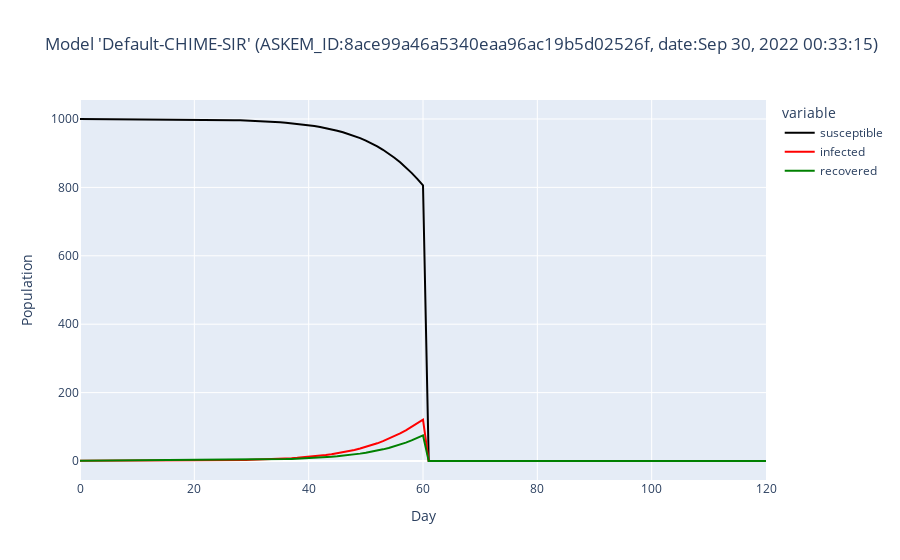

This figure's notebook cell:
### Markdown cell above
## Step 1: Import model source code from file, run it, and visualize results

### Code cell
askemObj = loadModelSourceFromXDD(modelSourceXDDId)
loadedModelModule = storeModelSourceAndLoad(askemObj["RAW_DATA"]["text"], askemObj)
visualizeChimeTypeModelOutputs(loadedModelModule)

### Figure 1 — Plotly figure (JSON) as saved in the notebook; plotly's stock layout.template omitted (floating-point values rounded to 4 significant figures)
{"data": [{"hovertemplate": "variable=susceptible<br>day=%{x}<br>value=%{y}<extra></extra>", "legendgroup": "susceptible", "line": {"color": "black", "dash": "solid"}, "marker": {"symbol": "circle"}, "mode": "lines", "name": "susceptible", "orientation": "v", "showlegend": true, "type": "scatter", "x": [0, 1, 2, 3, 4, 5, 6, 7, 8, 9, 10, 11, 12, 13, 14, 15, 16, 17, 18, 19, 20, 21, 22, 23, 24, 25, 26, 27, 28, 29, 30, 31, 32, 33, 34, 35, 36, 37, 38, 39, 40, 41, 42, 43, 44, 45, 46, 47, 48, 49, 50, 51, 52, 53, 54, 55, 56, 57, 58, 59, 60, 61, 62, 63, 64, 65, 66, 67, 68, 69, 70, 71, 72, 73, 74, 75, 76, 77, 78, 79, 80, 81, 82, 83, 84, 85, 86, 87, 88, 89, 90, 91, 92, 93, 94, 95, 96, 97, 98, 99, 100, 101, 102, 103, 104, 105, 106, 107, 108, 109, 110, 111, 112, 113, 114, 115, 116, 117, 118, 119, 120], "xaxis": "x", "y": [1000, 999.9, 999.9, 999.8, 999.7, 999.7, 999.6, 999.5, 999.5, 999.4, 999.3, 999.3, 999.2, 999.1, 999.1, 999.0, 998.9, 998.9, 998.8, 998.8, 998.7, 998.5, 998.3, 998.0, 997.7, 997.4, 997.0, 996.6, 996.1, 995.6, 995.0, 994.3, 993.5, 992.6, 991.6, 990.4, 989.1, 987.6, 985.9, 984.0, 981.8, 979.3, 976.5, 973.4, 969.8, 965.8, 961.3, 956.2, 950.5, 944.1, 936.9, 928.9, 919.9, 910.0, 899.0, 886.8, 873.4, 858.6, 842.5, 825.0, 806.1, 0, 0, 0, 0, 0, 0, 0, 0, 0, 0, 0, 0, 0, 0, 0, 0, 0, 0, 0, 0, 0, 0, 0, 0, 0, 0, 0, 0, 0, 0, 0, 0, 0, 0, 0, 0, 0, 0, 0, 0, 0, 0, 0, 0, 0, 0, 0, 0, 0, 0, 0, 0, 0, 0, 0, 0, 0, 0, 0, 0], "yaxis": "y"}, {"hovertemplate": "variable=infected<br>day=%{x}<br>value=%{y}<extra></extra>", "legendgroup": "infected", "line": {"color": "red", "dash": "solid"}, "marker": {"symbol": "circle"}, "mode": "lines", "name": "infected", "orientation": "v", "showlegend": true, "type": "scatter", "x": [0, 1, 2, 3, 4, 5, 6, 7, 8, 9, 10, 11, 12, 13, 14, 15, 16, 17, 18, 19, 20, 21, 22, 23, 24, 25, 26, 27, 28, 29, 30, 31, 32, 33, 34, 35, 36, 37, 38, 39, 40, 41, 42, 43, 44, 45, 46, 47, 48, 49, 50, 51, 52, 53, 54, 55, 56, 57, 58, 59, 60, 61, 62, 63, 64, 65, 66, 67, 68, 69, 70, 71, 72, 73, 74, 75, 76, 77, 78, 79, 80, 81, 82, 83, 84, 85, 86, 87, 88, 89, 90, 91, 92, 93, 94, 95, 96, 97, 98, 99, 100, 101, 102, 103, 104, 105, 106, 107, 108, 109, 110, 111, 112, 113, 114, 115, 116, 117, 118, 119, 120], "xaxis": "x", "y": [1, 0.9964, 0.9929, 0.9893, 0.9858, 0.9822, 0.9787, 0.9752, 0.9717, 0.9682, 0.9647, 0.9612, 0.9577, 0.9542, 0.9508, 0.9473, 0.9438, 0.9404, 0.937, 0.9336, 0.9301, 1.058, 1.203, 1.369, 1.556, 1.77, 2.013, 2.289, 2.602, 2.958, 3.363, 3.823, 4.344, 4.937, 5.609, 6.371, 7.235, 8.215, 9.325, 10.58, 12.0, 13.61, 15.43, 17.47, 19.78, 22.38, 25.3, 28.58, 32.26, 36.36, 40.95, 46.04, 51.7, 57.95, 64.84, 72.4, 80.65, 89.62, 99.31, 109.7, 120.8, 0, 0, 0, 0, 0, 0, 0, 0, 0, 0, 0, 0, 0, 0, 0, 0, 0, 0, 0, 0, 0, 0, 0, 0, 0, 0, 0, 0, 0, 0, 0, 0, 0, 0, 0, 0, 0, 0, 0, 0, 0, 0, 0, 0, 0, 0, 0, 0, 0, 0, 0, 0, 0, 0, 0, 0, 0, 0, 0, 0], "yaxis": "y"}, {"hovertemplate": "variable=recovered<br>day=%{x}<br>value=%{y}<extra></extra>", "legendgroup": "recovered", "line": {"color": "green", "dash": "solid"}, "marker": {"symbol": "circle"}, "mode": "lines", "name": "recovered", "orientation": "v", "showlegend": true, "type": "scatter", "x": [0, 1, 2, 3, 4, 5, 6, 7, 8, 9, 10, 11, 12, 13, 14, 15, 16, 17, 18, 19, 20, 21, 22, 23, 24, 25, 26, 27, 28, 29, 30, 31, 32, 33, 34, 35, 36, 37, 38, 39, 40, 41, 42, 43, 44, 45, 46, 47, 48, 49, 50, 51, 52, 53, 54, 55, 56, 57, 58, 59, 60, 61, 62, 63, 64, 65, 66, 67, 68, 69, 70, 71, 72, 73, 74, 75, 76, 77, 78, 79, 80, 81, 82, 83, 84, 85, 86, 87, 88, 89, 90, 91, 92, 93, 94, 95, 96, 97, 98, 99, 100, 101, 102, 103, 104, 105, 106, 107, 108, 109, 110, 111, 112, 113, 114, 115, 116, 117, 118, 119, 120], "xaxis": "x", "y": [1, 1.071, 1.143, 1.214, 1.284, 1.355, 1.425, 1.495, 1.564, 1.634, 1.703, 1.772, 1.84, 1.909, 1.977, 2.045, 2.113, 2.18, 2.247, 2.314, 2.381, 2.447, 2.523, 2.609, 2.706, 2.818, 2.944, 3.088, 3.251, 3.437, 3.649, 3.889, 4.162, 4.472, 4.825, 5.225, 5.68, 6.197, 6.784, 7.45, 8.206, 9.063, 10.04, 11.14, 12.39, 13.8, 15.4, 17.2, 19.25, 21.55, 24.15, 27.07, 30.36, 34.05, 38.19, 42.82, 48.0, 53.76, 60.16, 67.25, 75.09, 0, 0, 0, 0, 0, 0, 0, 0, 0, 0, 0, 0, 0, 0, 0, 0, 0, 0, 0, 0, 0, 0, 0, 0, 0, 0, 0, 0, 0, 0, 0, 0, 0, 0, 0, 0, 0, 0, 0, 0, 0, 0, 0, 0, 0, 0, 0, 0, 0, 0, 0, 0, 0, 0, 0, 0, 0, 0, 0, 0], "yaxis": "y"}], "layout": {"legend": {"title": {"text": "variable"}, "tracegroupgap": 0}, "title": {"text": "Model 'Default-CHIME-SIR' (ASKEM_ID:8ace99a46a5340eaa96ac19b5d02526f, date:Sep 30, 2022 00:33:15)"}, "xaxis": {"anchor": "y", "domain": [0, 1], "title": {"text": "Day"}}, "yaxis": {"anchor": "x", "domain": [0, 1], "title": {"text": "Population"}}}}
